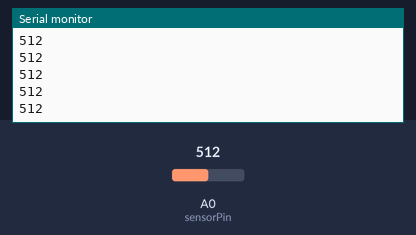
A sketch run on a simulated Arduino Uno, built with avr-gcc and run on an emulated ATmega328P. On the bench: the last lines printed to the serial monitor. The test bench sets the inputs (shaded band); at power-on: A0 (sensorPin) = 512.

Above: at 1.2 s.
1.3 s: A0 (sensorPin) set to 716
At 2.0 s:
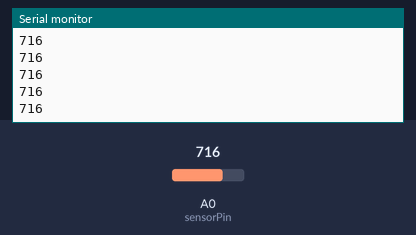
2.8 s: A0 (sensorPin) set to 900
At 3.6 s:
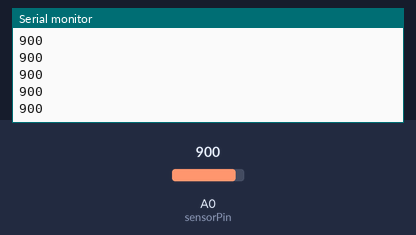
Timing chart, 0 to 5.8 s (numbered marks = the images above; inputs shaded):
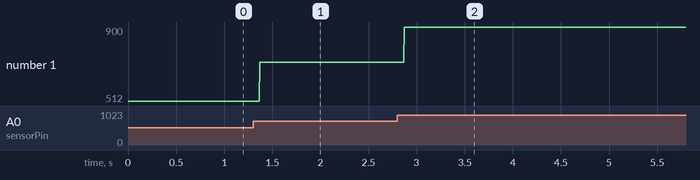

The sketch:

analogTests.ino
```cpp
# define sensorPin A0

void setup() {
  pinMode(sensorPin, INPUT);
  Serial.begin(9600);
}

void loop() {
  int sensorValue = analogRead(sensorPin);
  Serial.println(sensorValue);
}
```

Measured:
- after the input at 1.3 s, the serial monitor: prints a new line after 0.07 s (image 1)
- after the input at 2.8 s, the serial monitor: prints a new line after 0.07 s (image 2)
- plotted number 1: 512 → 716 after the input at 1.3 s, 716 → 900 after the input at 2.8 s
